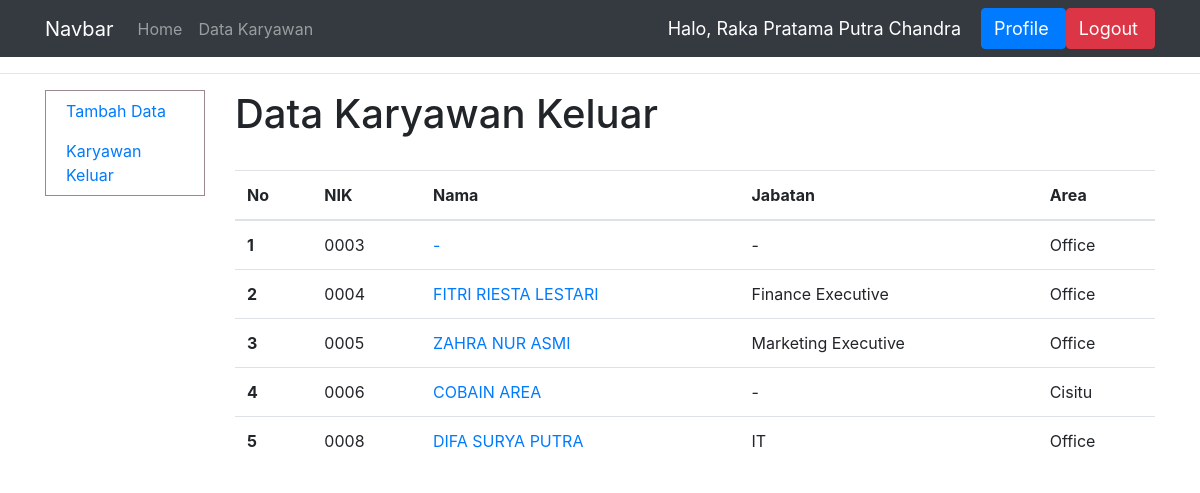
Page /karyawan_tidak_aktif/ (signed in) on the committed database.
### dashboard/models.py (models this page shows, shortened)
class DataKaryawan(models.Model):
    AREA = (
        ('Office', 'Office'),
        ('Jatinangor', 'Jatinangor'),
        ('Cisitu', 'Cisitu'),
        ('Unjani', 'Unjani'),
        ('Metro', 'Metro'),
        ('Sukajadi', 'Sukajadi'),
        ('Telkom Sukabirus', 'Telkom Sukabirus'),
        ('Telkom Sukapura', 'Telkom Sukapura'),
    )
    JENIS_KELAMIN = (
        ('L', 'L'),
        ('P', 'P'),
    )
    PENDIDIKAN = (
        ('SD', 'SD'),
        ('SMP', 'SMP'),
        ('SMA/SMK', 'SMA/SMK'),
        ('D3', 'D3'),
        ('S1', 'S1'),
        ('S2', 'S2'),
        ('S3', 'S3'),
    )
    MARITAL = (
        ('BELUM MENIKAH', 'BELUM MENIKAH'),
        ('MENIKAH', 'MENIKAH'),
        ('CERAI', 'CERAI')
    )
    STATUS = (
        ('AKTIF','AKTIF'),
        ('KELUAR', 'KELUAR'),
    )
    nik = models.CharField(max_length=4, null=True)
    no_id_fingerprint = models.IntegerField()
    nama = models.CharField(max_length=100)
    area = models.CharField(max_length=30, choices=AREA)
    level_manajemen = models.CharField(max_length=40)
    nama_posisi = models.CharField(max_length=30)
    kode_posisi = models.CharField(max_length=5)
    status_jabatan = models.CharField(max_length=40, null=True)
    jabatan_baru = models.CharField(max_length=40, null=True)
    status_pegawai = models.CharField(max_length=50, null=True)
    tanggal_masuk = models.DateField('Tanggal Masuk', null=True)
    lama_bekerja = models.CharField(max_length=100, null=True)
    no_ktp = models.CharField(max_length=30, null=True)
    tempat_lahir = models.CharField(max_length=40, null=True)
    umur = models.IntegerField(null=True)
    tanggal_lahir = models.DateField('Tanggal Lahir', null=True)
    jenis_kelamin = models.CharField(max_length=1, choices=JENIS_KELAMIN)
    agama = models.CharField(max_length=20, null=True)
    pendidikan = models.CharField(max_length=10, choices=PENDIDIKAN)
    jurusan = models.CharField(max_length=40, null=True)
    alamat = models.CharField(max_length=100, null=True)
    no_hp = models.CharField(max_length=20)
    marital_status = models.CharField(max_length=20, choices=MARITAL)
    anak = models.IntegerField()
    no_rekening = models.CharField(max_length=100, null=True)
    bpjs_ketenagakerjaan = models.CharField(max_length=100, null=True)
    nama_darurat = models.CharField(max_length=100, null=True)
    alamat_darurat = models.CharField(max_length=100, null=True)
    hubungan_darurat = models.CharField(max_length=100, null=True)
    no_hp_darurat = models.CharField(max_length=100, null=True)
    status = models.CharField(max_length=100, null=True, choices=STATUS)
    tanggal_keluar = models.DateField('Tanggal Keluar', null=True)
    alasan_keluar = models.CharField(max_length=200, null=True)

### dashboard/views.py (the view)
# urls.py: path('karyawan_tidak_aktif/', views.karyawan_tidak_aktif, name='karyawan_tidak_aktif'),
@login_required(login_url='login')
def karyawan_tidak_aktif(request):
    d = DataKaryawan.objects.filter(status='KELUAR')
    context = {'nama' : request.user.first_name, 'data_kar':True, 'data' : d}
    return render(request, 'data_karyawan/karyawan_tidak_aktif.html', context)

### dashboard/templates/data_karyawan/karyawan_tidak_aktif.html
{% extends 'dashboard/main.html' %}
{% block content %}
<hr>
<div class="container">
    <div class="row">
        {% include 'data_karyawan/sidebar.html' %}
        <div class="col">
            <h1>Data Karyawan Keluar</h1>
            <br>
            <table class="table">
                <thead>
                    <tr>
                        <th scope="col">No</th>
                        <th scope="col">NIK</th>
                        <th scope="col">Nama</th>
                        <th scope="col">Jabatan</th>
                        <th scope="col">Area</th>
                    </tr>
                </thead>
                <tbody>
                    {% for isi in data %}
                    <tr>
                        <th scope="row">{{forloop.counter}}</th>
                        <td>{{isi.nik}}</td>
                        <td><a href="{% url 'detail' isi.id  %}">{{isi.nama}}</a></td>
                        <td>{{isi.nama_posisi}}</td>
                        <td>{{isi.area}}</td>
                    </tr>
                    {% endfor %}
                </tbody>
            </table>
        </div>
    </div>
</div>
{% endblock %}

### dashboard/templates/dashboard/navbar.html (shortened to what this page needs)
<nav class="navbar navbar-expand-lg navbar-dark bg-dark">
    <div class="container">
        <a class="navbar-brand" href="{% url 'login' %}">Navbar</a>
        <div class="collapse navbar-collapse" id="navbarNav">
            <ul class="navbar-nav">
                <li class="nav-item">
                    <a class="nav-link" href="{% url 'login' %}">Home</a>
                </li>
                {% if data_kar %}
                <li class="nav-item">
                    <a class="nav-link" href="{% url 'data_karyawan' %}">Data Karyawan</a>
                </li>
                {% endif %}
            </ul>
        </div>
        <span class="hello-msg">Halo, {{nama}}</span>
        <span><button type="button" class="btn btn-primary "><a class="hello-msg mr-1 text-center"
                    href="{% url 'profile' %}">Profile</a></button></span>
        <span><button type="button" class="btn btn-danger"><a class="hello-msg mr-1 text-center"
                    href="{% url 'logout' %}">Logout</a></button></span>
    </div>
</nav>

### dashboard/templates/dashboard/navbar.html (style rules this page uses)
.hello-msg { font-size: 18px; color: #fff; margin-right: 20px; }

### rows in the picture
DataKaryawan: nik "0003", nama "-", nama_posisi "-", area "Office"
DataKaryawan: nik "0004", nama "FITRI RIESTA LESTARI", nama_posisi "Finance Executive", area "Office"
DataKaryawan: nik "0005", nama "ZAHRA NUR ASMI", nama_posisi "Marketing Executive", area "Office"
DataKaryawan: nik "0006", nama "COBAIN AREA", nama_posisi "-", area "Cisitu"
DataKaryawan: nik "0008", nama "DIFA SURYA PUTRA", nama_posisi "IT", area "Office"

### other values in the picture
{{ nama }} "Raka Pratama Putra Chandra"
